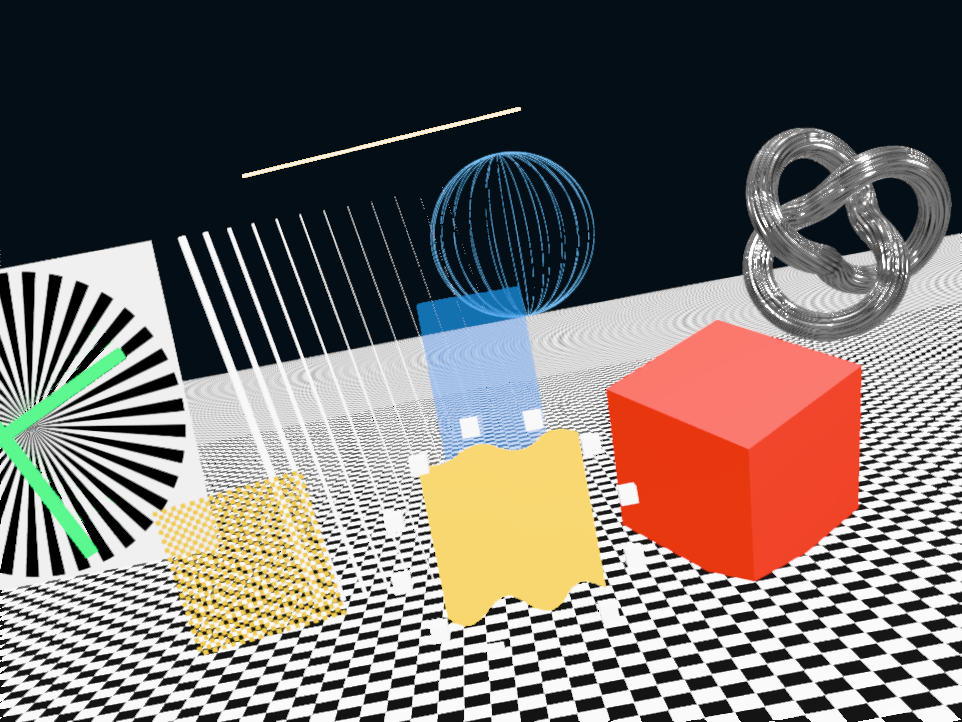
#> input picture linear.png, 962 x 722 px; the run also reads 1 picture not shown here
$ python analyze-delta.py
#> lines starting #> are read from the running program, lines starting #| are printed output that depends on the picture
"""Reference-relative error figures from matched, unmodified RGB screenshots.

Run: uv run --with pillow --with numpy python analyze-delta.py
Inputs and outputs are beside this script. All metrics use display-encoded RGB.
"""
from pathlib import Path
import json
import numpy as np
from PIL import Image, ImageDraw, ImageFont

p = Path(__file__).resolve().parent
font_path = '/System/Library/Fonts/Supplemental/Arial.ttf'
def font(size):
    try:
        return ImageFont.truetype(font_path, size)
    except OSError:
        return ImageFont.load_default(size=size)

images = [Image.open(p / (name + '.png')).convert('RGB') for name in ['linear', 'catmull-rom', 'reference']]
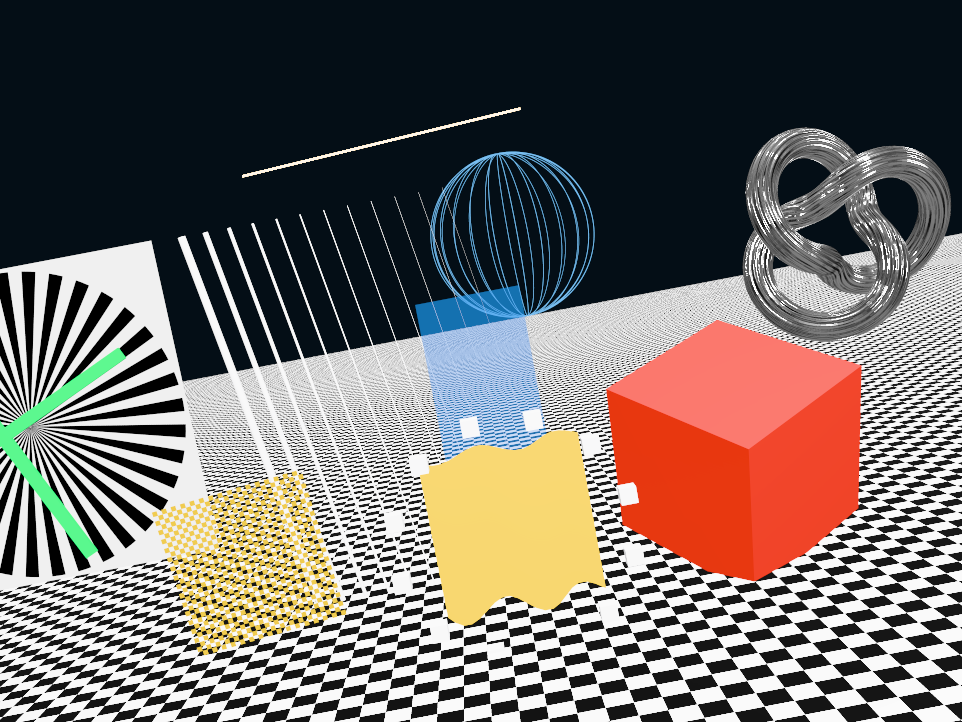
#> input picture reference.png, 962 x 722 px
#> images = 3 items
assert all(im.size == (962, 722) for im in images)
linear, catmull, reference = [np.asarray(im, dtype=np.float64) for im in images]
errors = [np.abs(im - reference).mean(axis=2) for im in [linear, catmull]]
#> errors = 2 items
gain = errors[0] - errors[1]
ERROR_GAIN = 4
DELTA_LIMIT = 32  # mean absolute RGB error, in 8-bit display code values

def residual(error):
    gray = np.clip(error * ERROR_GAIN, 0, 255).astype(np.uint8)
    return Image.fromarray(np.repeat(gray[:, :, None], 3, axis=2))

def diverging(delta):
    t = np.clip(delta / DELTA_LIMIT, -1, 1)
    neutral = np.array([22., 29., 38.])
    good = np.array([70., 235., 126.])
    bad = np.array([245., 91., 197.])
    strength = np.abs(t)[..., None]
    target = np.where((t >= 0)[..., None], good, bad)
    return Image.fromarray(np.rint(neutral + strength * (target - neutral)).astype(np.uint8))

err_images = [residual(e) for e in errors]
#> in residual (call 2), `gray = np.clip(error * ERROR_GAIN, 0, 255).astype(np.uint8)`:
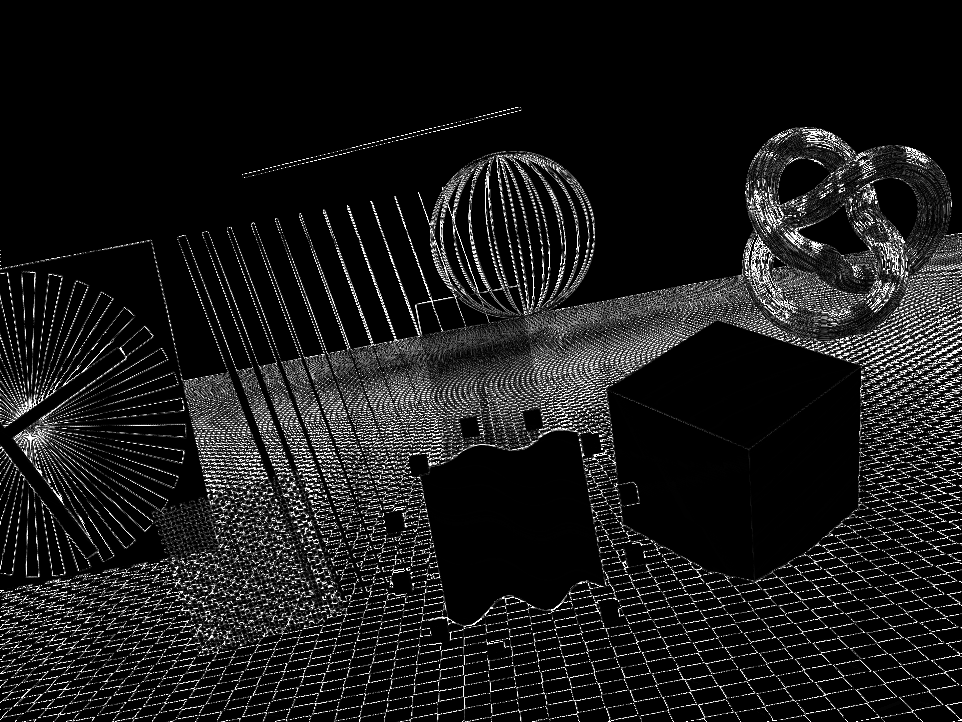
#> gray: shape (722, 962); min 0, max 255, mean 25
#> err_images = 2 items
gain_image = diverging(gain)
#> in diverging, `return Image.fromarray(np.rint(neutral + strength * (target - neutral)..`:
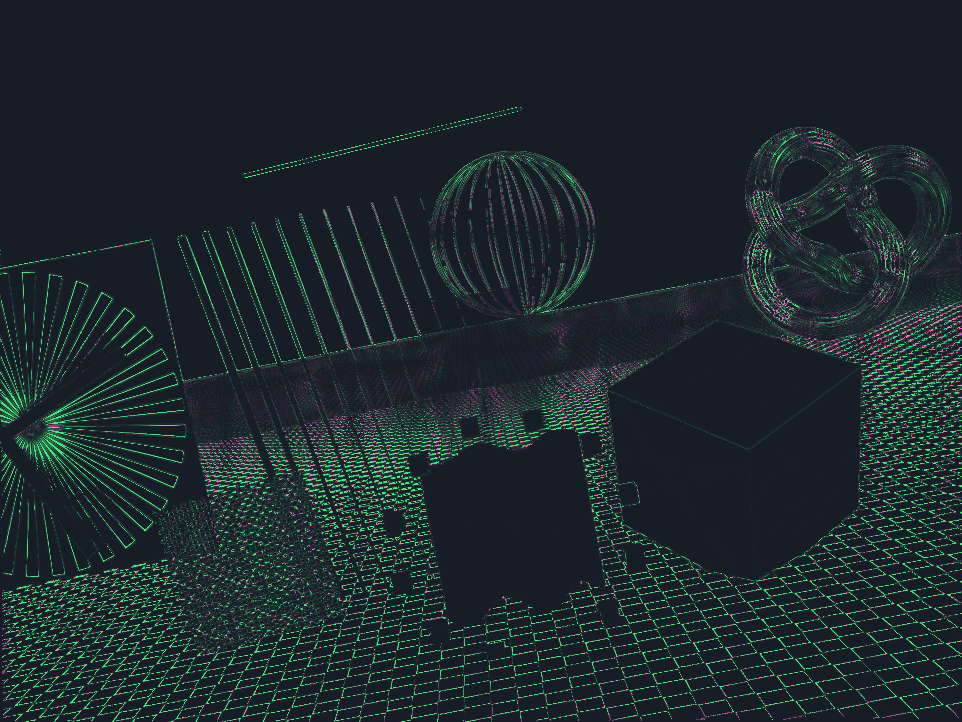
#> returned value: PIL image 962x722 RGB; mean R, G, B 28.4, 41.6, 45.6
regions = [('A: Siemens star', (0, 300, 180, 220)), ('B: Checkerboard', (370, 640, 180, 80))]
metrics = {}
for name, (x, y, w, h) in [('Full frame', (0, 0, 962, 722)), *regions]:
    diffs = [im[y:y+h, x:x+w] - reference[y:y+h, x:x+w] for im in [linear, catmull]]
    mse = [float(np.mean((d / 255) ** 2)) for d in diffs]
    metrics[name] = {
        'xywh': [x, y, w, h],
        'linearPSNRdB': float(-10 * np.log10(mse[0])),
        'catmullRomPSNRdB': float(-10 * np.log10(mse[1])),
        'mseReductionPercent': 100 * (1 - mse[1] / mse[0]),
        'linearMAE8bit': float(np.mean(np.abs(diffs[0]))),
        'catmullRomMAE8bit': float(np.mean(np.abs(diffs[1]))),
    }
#> this loop made 3 passes
#> mse on passes 1 to 3: [0.00937, 0.00669], [0.00928, 0.00529], [0.0131, 0.00813]
#> after the loop, metrics = 3 items

bg = '#101a23'
overview = images[1].copy()
d = ImageDraw.Draw(overview)
for name, (x, y, w, h) in regions:
    d.rectangle((x, y, x+w-1, y+h-1), outline='#ffbd45', width=3)
    label = name.split(':')[0]
    d.rectangle((x+4, y+4, x+34, y+38), fill=bg)
    d.text((x+11, y+6), label, fill='#ffce6b', font=font(24))

fig = Image.new('RGB', (1996, 1812), bg)
d = ImageDraw.Draw(fig)
d.text((24, 20), 'Where does Catmull-Rom improve the result?', fill='white', font=font(38))
d.text((24, 70), 'Reference-relative errors for the same captured frame; A and B locate the enlarged regions below.', fill='#cfdae2', font=font(25))
for x, y, title, im in [
    (24, 124, 'Catmull-Rom result | regions A and B', overview),
    (1010, 124, 'Error reduction | green: better, magenta: worse', gain_image),
    (24, 946, 'Linear error against reference | brightness x4', err_images[0]),
    (1010, 946, 'Catmull-Rom error against reference | brightness x4', err_images[1]),
]:
    d.text((x, y), title, fill='white', font=font(28))
    fig.paste(im, (x, y+46))
#> this loop made 4 passes
#> (x, y) on passes 2 to 4: (1010, 124), (24, 946), (1010, 946)
#> (x, y, title) on pass 1: (24, 124, 'Catmull-Rom result | regions A and B')
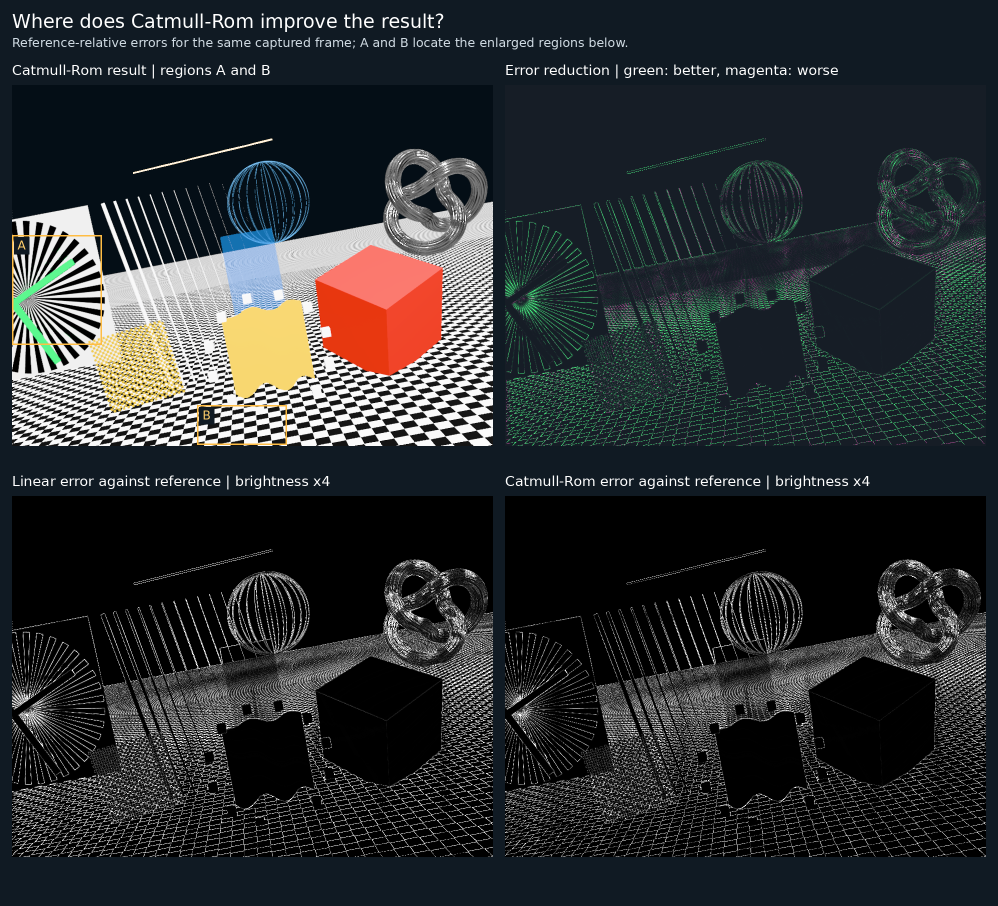
#> fig: PIL image 1996x1812 RGB (shown at 1/2 size); mean R, G, B 42.9, 46.2, 48.1

legend = diverging(np.linspace(-32, 32, 640)[None, :].repeat(20, axis=0))
fig.paste(legend.resize((640, 12)), (1010, 926))
d.text((1010, 899), '-32 (worse)', fill='#cfdae2', font=font(20))
d.text((1322, 899), '0', fill='#cfdae2', font=font(20))
d.text((1537, 899), '+32 (better)', fill='#cfdae2', font=font(20))
d.text((24, 1730), 'Error = mean(abs(image RGB - reference RGB)); grayscale panels share one scale and clip at white.', fill='#cfdae2', font=font(24))
d.text((24, 1767), 'Reduction = linear error - Catmull-Rom error (8-bit display RGB); color saturates at +/-32. No spatial smoothing.', fill='#cfdae2', font=font(23))
fig.save(p / 'delta-analysis.png')

zoom = Image.new('RGB', (1680, 1330), bg)
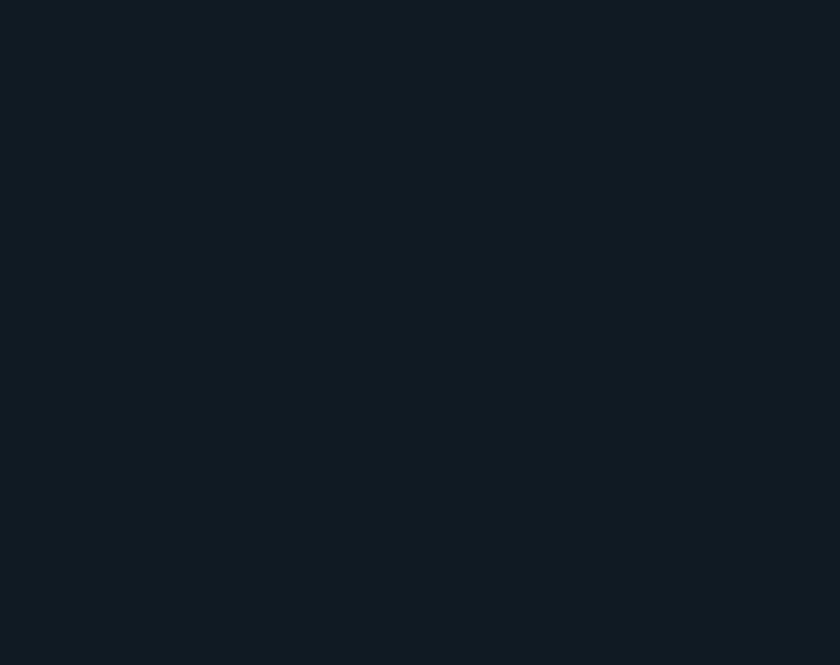
#> zoom: PIL image 1680x1330 RGB (shown at 1/2 size); mean R, G, B 16, 26, 35
d = ImageDraw.Draw(zoom)
d.text((18, 18), 'Error close-ups | same scales as the full-frame maps', fill='white', font=font(32))
for row, (name, (x, y, w, h)) in enumerate(regions):
    top = 86 if row == 0 else 864
    m = metrics[name]
    d.text((18, top), f'{name} | MSE reduced {m["mseReductionPercent"]:.1f}% | PSNR {m["linearPSNRdB"]:.2f} -> {m["catmullRomPSNRdB"]:.2f} dB', fill='#ffce6b', font=font(25))
    for col, (label, im) in enumerate([('Linear error x4', err_images[0]), ('Catmull-Rom error x4', err_images[1]), ('Green: better | Magenta: worse', gain_image)]):
        left = 18 + col * 554
        d.text((left, top+43), label, fill='white', font=font(24))
        crop = im.crop((x, y, x+w, y+h)).resize((w*3, h*3), Image.Resampling.NEAREST)
        zoom.paste(crop, (left, top+83))
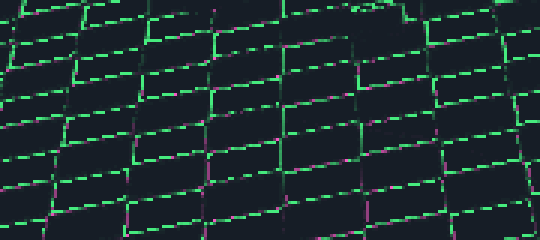
#> crop: PIL image 540x240 RGB; mean R, G, B 28.5, 45.6, 46.8
d.text((18, 1240), '3x nearest-neighbor enlargement. Brighter residuals indicate larger error against the supersampled reference.', fill='#cfdae2', font=font(22))
d.text((18, 1278), 'MSE / PSNR use normalized display RGB. These are selected regions of one frame, not a temporal average.', fill='#cfdae2', font=font(22))
zoom.save(p / 'delta-closeups.png')
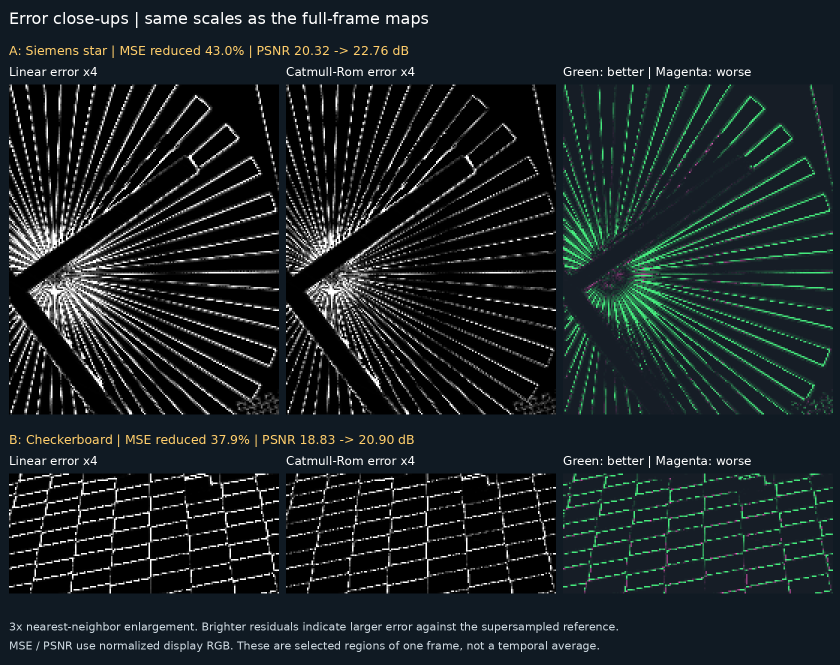
#> saved as delta-closeups.png: PIL image 1680x1330 RGB (shown at 1/2 size); mean R, G, B 27.8, 35.5, 37.9

report = {'metricSpace': '8-bit display-encoded RGB, normalized to 0..1 for MSE and PSNR', 'residual': 'mean(abs(image-reference), RGB) * 4, clipped to 0..255', 'signedDelta': 'MAE(linear,reference) - MAE(catmullRom,reference), green positive, magenta negative, clipped to +/-32 code values', 'regions': metrics}
(p / 'delta-metrics.json').write_text(json.dumps(report, indent=2) + '\n')
print(json.dumps(metrics, indent=2))
#> (printed output is left out)
